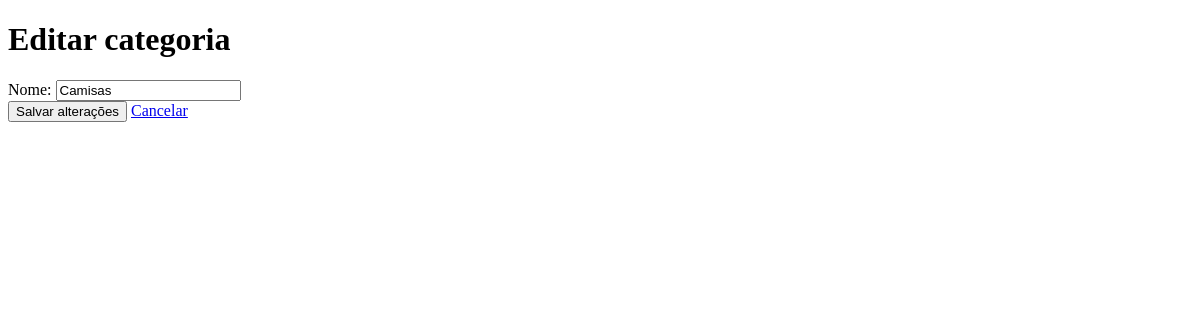
Page /categorias/1/editar (signed in) on the earlier database version.
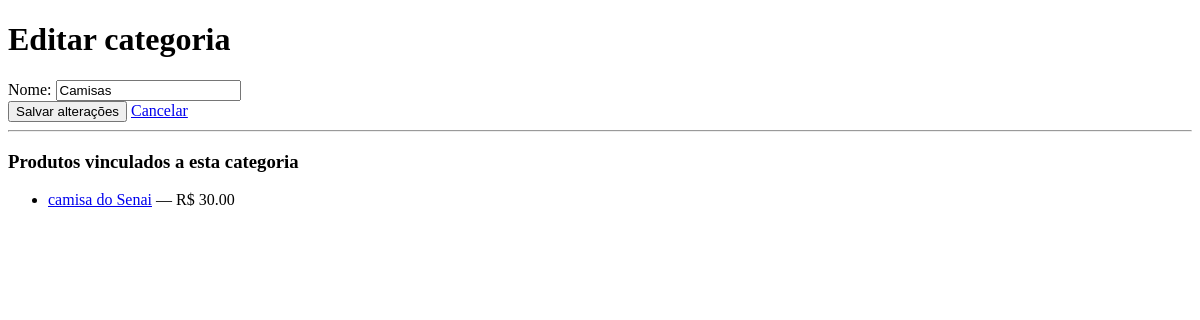
Same page on the later database version.
### app/models/produto.py (models this page shows, shortened)
class Produto(Base):
    __tablename__ = "produtos"
    id = Column(Integer, primary_key=True, autoincrement=True, index=True)
    nome = Column(String(150), nullable=False, index=True)
    preco = Column(Float, nullable=False, default=0.0)
    estoque_atual = Column(Float, nullable=False, default=0)
    ativo = Column(Boolean, default=True)
    imagem_path = Column(String(255), nullable=True)
    categoria_id = Column(Integer, ForeignKey("categorias.id", ondelete="SET NULL"), nullable=True)
    categoria = relationship("Categoria", back_populates="produtos")

### app/controllers/categoria_controller.py (the view)
@router.get("/{categoria_id}/editar")
def form_editar_categoria(
    categoria_id: int,
    request: Request,
    db: Session = Depends(get_db),
    admin = Depends(get_admin)
):
    editando = db.query(Categoria).filter(
        Categoria.id == categoria_id
    ).first()
    if not editando:
        return RedirectResponse(url="/categorias", status_code=302)
    return templates.TemplateResponse(
        request,
        "categorias/form.html",
        {
            "request":  request,
            "usuario":  admin,
            "editando": editando,
        }
    )

### app/templates/categorias/form.html (shortened to what this page needs)
<!DOCTYPE html>
<html lang="pt-br">
<head>
</head>
<body>
    <h1>{{ "Editar categoria" if editando else "Nova categoria" }}</h1>
    <form action="{{ '/categorias/' + editando.id|string + '/editar' if editando else '/categorias/nova' }}"
          method="post">
        <label>Nome:
            <input type="text"
                   name="nome"
                   value="{{ editando.nome if editando else (valores.nome if valores else '') }}"
                   required
                   autofocus>
        </label>
        <br>
        <button type="submit">
            {{ "Salvar alterações" if editando else "Criar categoria" }}
        </button>
        <a href="/categorias">Cancelar</a>
    </form>
    {% if editando and editando.produtos %}
        <hr>
        <h3>Produtos vinculados a esta categoria</h3>
        <ul>
            {% for p in editando.produtos if p.ativo %}
                <li>
                    <a href="/produtos/{{ p.id }}">{{ p.nome }}</a>
                    — R$ {{ "%.2f"|format(p.preco) }}
                </li>
            {% else %}
                <li>Nenhum produto ativo vinculado.</li>
            {% endfor %}
        </ul>
    {% endif %}
</body>
</html>

Differences in the rows shown:
added Produto: nome "camisa do Senai", preco "30.00"
Other differences:
text now shown: "Produtos vinculados a esta categoria"
